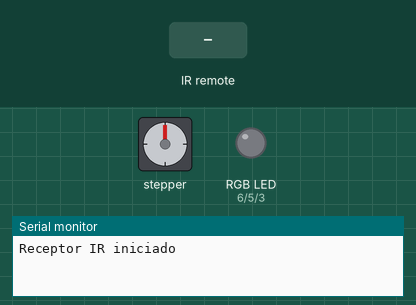
This sketch was run on a simulated Arduino Uno, built with avr-gcc and run on an emulated ATmega328P. Shown: stepper motor, an RGB LED mixed from three pins (HIGH = lit), the last lines printed to the serial monitor. Inputs (shaded band) come from the test bench. Stepper angles assume 2048 steps per turn.

Above: at 1.2 s.
1.3 s: infrared code 0xBA45FF00 received
At 1.45 s:
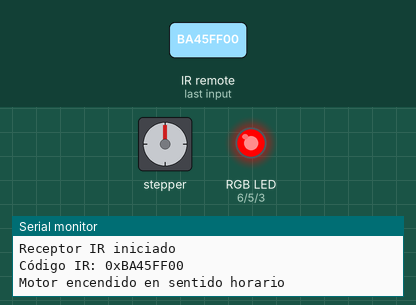
4.3 s: infrared code 0xA15EFF00 received
At 4.46 s:
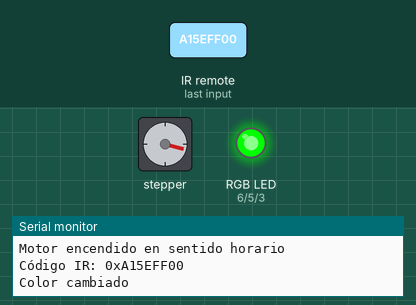
7.3 s: infrared code 0xBA45FF00 received
At 8.0 s:
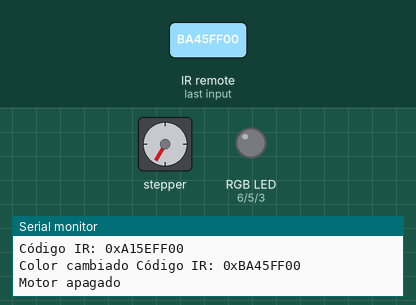
Timing chart, 0 to 10.3 s (numbered marks = the images above; inputs shaded):
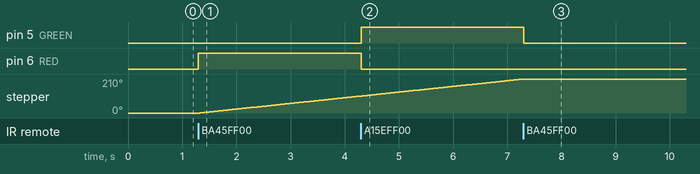

The sketch:

stepper_with_remote_rbg.ino
```cpp
#include <Stepper.h>
#include <IRremote.h>

/*----- Variables, Pines -----*/
#define STEPS  32   // Número de pasos por revolución del eje interno
const int stepsPerRevolution = 2048;  // Cambia esto para ajustar el número de pasos por revolución
const int rolePerMinute = 15;         // Rango ajustable del motor 28BYJ-48 es de 0~17 rpm
int direction = 1;                    // 1 para adelante, -1 para atrás
int receiverPin = 12; // Pin de señal del receptor IR al pin digital 12 del Arduino
bool motorOn = false; // Estado del motor, comienza apagado

// Define los códigos IR para diferentes botones
#define CODE_ON 0xBA45FF00
#define CODE_DIR1 0xF30CFF00
#define CODE_DIR2 0xE718FF00
#define CODE_COLOR_CHANGE 0xA15EFF00

// Define Pins para LED RGB
#define BLUE 3
#define GREEN 5
#define RED 6

// Define variables para el color
int currentColor = 0; // 0 = Rojo, 1 = Verde, 2 = Azul

unsigned long lastStepTime = 0; // Para el control no bloqueante del motor
int stepInterval = 5; // Intervalo entre pasos del motor (ajusta según sea necesario)

/*-----( Declarar objetos )-----*/
// Inicializa la biblioteca stepper en los pines 8 a 11
Stepper myStepper(stepsPerRevolution, 8, 10, 9, 11);

void setup() {
  myStepper.setSpeed(rolePerMinute);
  Serial.begin(9600);  // Inicializa la comunicación serial
  IrReceiver.begin(receiverPin, ENABLE_LED_FEEDBACK); // Iniciar el receptor IR
  Serial.println("Receptor IR iniciado");

  // Configura los pines como salidas
  pinMode(RED, OUTPUT);
  pinMode(GREEN, OUTPUT);
  pinMode(BLUE, OUTPUT);

  // Inicializa los LEDs apagados
  setColor(0, 0, 0);
}

void loop() {
  handleIRInput();
  handleMotor();
}

void handleIRInput() {
  if (IrReceiver.decode()) {
    unsigned long receivedCode = IrReceiver.decodedIRData.decodedRawData;
    if (receivedCode != 0xFFFFFFFF) { // Ignorar códigos repetidos
      Serial.print("Código IR: 0x");
      Serial.println(receivedCode, HEX);

      switch(receivedCode) {
        case CODE_ON:
          toggleMotor();
          break;
        case CODE_DIR1:
          changeDirection(1);
          break;
        case CODE_DIR2:
          changeDirection(-1);
          break;
        case CODE_COLOR_CHANGE:
          changeColor();
          break;
        default:
          Serial.println("Código no reconocido");
          break;
      }
    }
    IrReceiver.resume(); // Recibir el siguiente valor
  }
}

void toggleMotor() {
  motorOn = !motorOn;
  if (motorOn) {
    direction = 1;
    Serial.println("Motor encendido en sentido horario");
    setColorByIndex(currentColor);
  } else {
    Serial.println("Motor apagado");
    setColor(0, 0, 0); // Apaga el LED RGB
  }
}

void changeDirection(int newDirection) {
  if (motorOn && direction != newDirection) {
    direction = newDirection;
    Serial.println(direction == 1 ? "Dirección cambiada a sentido horario" : "Dirección cambiada a sentido antihorario");
  }
}

void changeColor() {
  if (motorOn) {
    currentColor = (currentColor + 1) % 7;
    setColorByIndex(currentColor);
    Serial.print("Color cambiado ");

  }
}

void handleMotor() {
  if (motorOn) {
    unsigned long currentMillis = millis();
    if (currentMillis - lastStepTime >= stepInterval) {
      lastStepTime = currentMillis;
      myStepper.step(direction);
    }
  }
}

void setColorByIndex(int colorIndex) {
  switch (colorIndex) {
    case 0: setColor(255, 0, 0); break;
    case 1: setColor(0, 255, 0); break;
    case 2: setColor(0, 0, 255); break;
    case 3: setColor(255, 255, 0); break;
    case 4: setColor(255, 0, 255); break;
    case 5: setColor(0, 255, 255); break;
    case 6: setColor(255, 128, 0); break;
    case 7: setColor(128, 0, 128); break;
    default: setColor(0, 0, 0); break;     // Apagado si el índice está fuera de rango
  }
}

void setColor(int red, int green, int blue) {
  analogWrite(RED, red);
  analogWrite(GREEN, green);
  analogWrite(BLUE, blue);
}
```

Measured:
- after the input at 1.3 s, pin 6 (RED): LOW → HIGH at once; stepper: keeps turning clockwise at about 35°/s, starting at once
- after the input at 4.3 s, pin 5 (GREEN): LOW → HIGH at once; pin 6 (RED): HIGH → LOW at once
- after the input at 7.3 s, pin 5 (GREEN): HIGH → LOW at once; stepper: goes on until 7.3 s, then stays 210°
